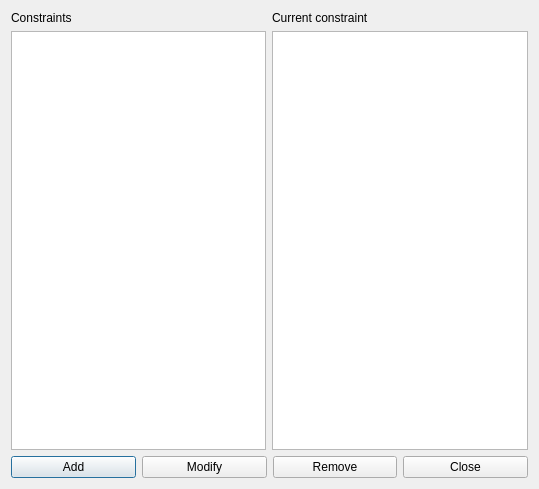
<?xml version="1.0" encoding="UTF-8"?>
<ui version="4.0">
 <class>ConstraintActivitiesEndStudentsDayForm_template</class>
 <widget class="QDialog" name="ConstraintActivitiesEndStudentsDayForm_template">
  <property name="geometry">
   <rect>
    <x>0</x>
    <y>0</y>
    <width>539</width>
    <height>489</height>
   </rect>
  </property>
  <property name="windowTitle">
   <string extracomment="This is the title of the dialog to see the list of all constraints of this type">Constraints activities end students day</string>
  </property>
  <layout class="QGridLayout" name="gridLayout">
   <item row="0" column="0">
    <layout class="QVBoxLayout" name="verticalLayout">
     <item>
      <widget class="QLabel" name="constraintsTextLabel">
       <property name="frameShape">
        <enum>QFrame::NoFrame</enum>
       </property>
       <property name="frameShadow">
        <enum>QFrame::Plain</enum>
       </property>
       <property name="text">
        <string>Constraints</string>
       </property>
       <property name="wordWrap">
        <bool>false</bool>
       </property>
      </widget>
     </item>
     <item>
      <widget class="QListWidget" name="constraintsListWidget"/>
     </item>
    </layout>
   </item>
   <item row="0" column="1">
    <layout class="QVBoxLayout" name="verticalLayout_2">
     <item>
      <widget class="QLabel" name="currentConstraintTextLabel">
       <property name="text">
        <string>Current constraint</string>
       </property>
       <property name="wordWrap">
        <bool>false</bool>
       </property>
      </widget>
     </item>
     <item>
      <widget class="QPlainTextEdit" name="currentConstraintTextEdit"/>
     </item>
    </layout>
   </item>
   <item row="1" column="0" colspan="2">
    <layout class="QHBoxLayout" name="horizontalLayout">
     <item>
      <widget class="QPushButton" name="addConstraintPushButton">
       <property name="text">
        <string>Add</string>
       </property>
      </widget>
     </item>
     <item>
      <widget class="QPushButton" name="modifyConstraintPushButton">
       <property name="text">
        <string>Modify</string>
       </property>
      </widget>
     </item>
     <item>
      <widget class="QPushButton" name="removeConstraintPushButton">
       <property name="text">
        <string>Remove</string>
       </property>
      </widget>
     </item>
     <item>
      <widget class="QPushButton" name="closePushButton">
       <property name="text">
        <string>Close</string>
       </property>
      </widget>
     </item>
    </layout>
   </item>
  </layout>
 </widget>
 <layoutdefault spacing="6" margin="11"/>
 <resources/>
 <connections/>
</ui>
